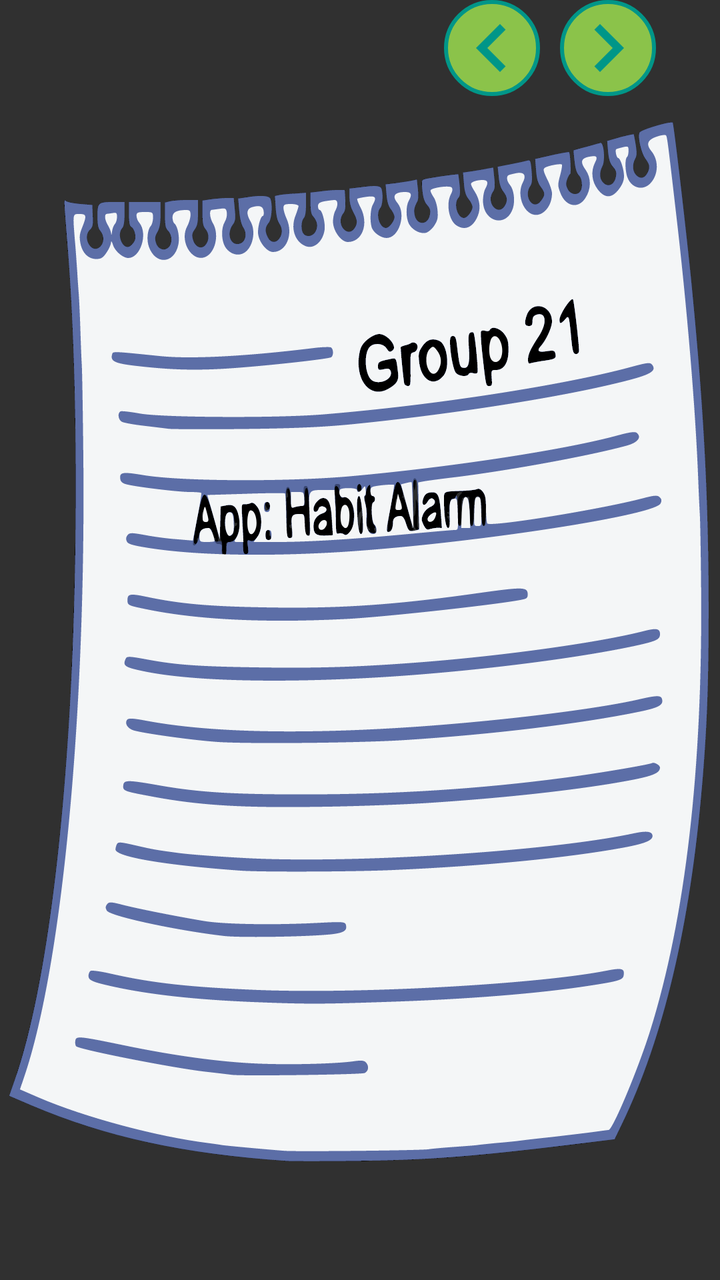
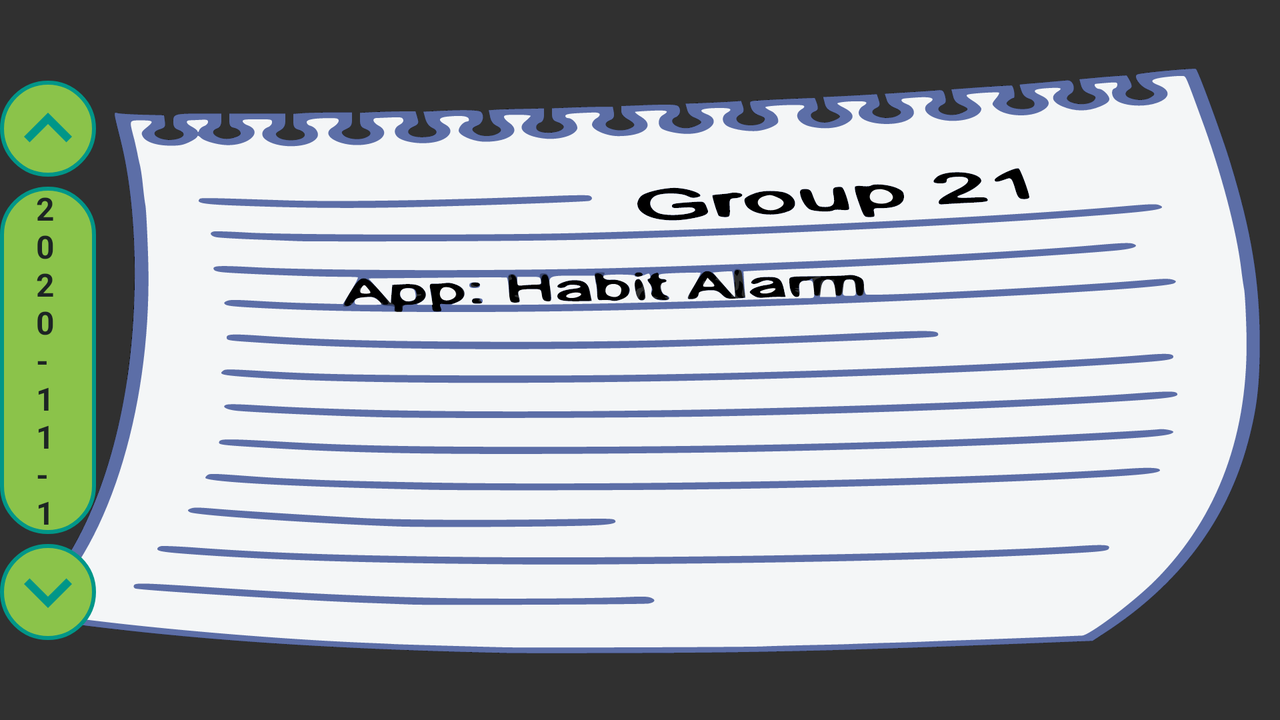

One screen, two layout resources from the same app: the default and the repository's alternative for another configuration. Each is rendered where Android would select it; the XML of both is given below.
<!-- AndroidManifest.xml: application theme SplashScreenTheme -->
<!-- res/layout/fragment_date_selector.xml -->
<?xml version="1.0" encoding="utf-8"?>
<layout xmlns:android="http://schemas.android.com/apk/res/android"
    xmlns:tools="http://schemas.android.com/tools"
    tools:context=".ui.home.DateSelectorFragment">

    <data>
        <variable
            name="viewModel"
            type="com.gm.habitalarm.ui.home.HabitViewModel" />
    </data>

    <LinearLayout
        android:layout_width="match_parent"
        android:layout_height="match_parent"
        android:orientation="horizontal">

        <Space
            android:layout_width="wrap_content"
            android:layout_height="wrap_content"
            android:layout_weight="1" />

        <ImageView
            android:layout_width="wrap_content"
            android:layout_height="wrap_content"
            android:background="@drawable/rounded_corner"
            android:onClick="@{() -> viewModel.changeToPreviousDate()}"
            android:src="@drawable/ic_arrow_left_48" />

        <TextView
            android:layout_width="wrap_content"
            android:layout_height="48dp"
            android:layout_marginLeft="5dp"
            android:layout_marginRight="5dp"
            android:layout_weight="2"
            android:background="@drawable/rounded_corner"
            android:gravity="center"
            android:text="@{viewModel.date.toString()}"
            android:textColor="@color/colorDarkBlack"
            android:textSize="18sp"
            android:textStyle="bold"
            tools:text="2020-11-1" />

        <ImageView
            android:layout_width="wrap_content"
            android:layout_height="wrap_content"
            android:background="@drawable/rounded_corner"
            android:onClick="@{() -> viewModel.changeToNextDate()}"
            android:src="@drawable/ic_arrow_right_48" />

        <Space
            android:layout_width="wrap_content"
            android:layout_height="wrap_content"
            android:layout_weight="1" />

    </LinearLayout>
</layout>
<!-- resources referenced by this layout -->
<resources>
  <color name="colorDarkBlack">#1D2424</color>
  <!-- drawable ic_arrow_left_48 (drawable) -->
  <vector android:height="48dp" android:tint="#009688"
      android:viewportHeight="24" android:viewportWidth="24"
      android:width="48dp" xmlns:android="http://schemas.android.com/apk/res/android">
      <path android:fillColor="@android:color/white" android:pathData="M15.41,16.59L10.83,12l4.58,-4.59L14,6l-6,6 6,6 1.41,-1.41z"/>
  </vector>
  <!-- drawable ic_arrow_right_48 (drawable) -->
  <vector android:height="48dp" android:tint="#009688"
      android:viewportHeight="24" android:viewportWidth="24"
      android:width="48dp" xmlns:android="http://schemas.android.com/apk/res/android">
      <path android:fillColor="@android:color/white" android:pathData="M8.59,16.59L13.17,12 8.59,7.41 10,6l6,6 -6,6 -1.41,-1.41z"/>
  </vector>
  <!-- drawable rounded_corner (drawable) -->
  <shape xmlns:android="http://schemas.android.com/apk/res/android">
      <stroke
          android:width="2dp"
          android:color="#009688" />
  
      <solid android:color="#8BC34A" />
  
      <corners
          android:radius="100dp" />
  </shape>
  <style name="SplashScreenTheme" parent="Theme.AppCompat.NoActionBar">
          
          <item name="android:background">@drawable/ic_splashscreen</item>
          <item name="android:windowNoTitle">true</item>
          <item name="android:windowActionBar">false</item>
          <item name="android:windowFullscreen">true</item>
      </style>
  <!-- drawable ic_splashscreen: vector/xml drawable (drawable, 43075 chars, omitted) -->
</resources>
<!-- res/layout-land/fragment_date_selector.xml (the repository's variant of the layout above) -->
<!-- drawn on the phone turned sideways -->
<?xml version="1.0" encoding="utf-8"?>
<layout xmlns:android="http://schemas.android.com/apk/res/android"
    xmlns:tools="http://schemas.android.com/tools"
    tools:context=".ui.home.DateSelectorFragment">

    <data>
        <variable
            name="viewModel"
            type="com.gm.habitalarm.ui.home.HabitViewModel" />
    </data>

    <LinearLayout
        android:layout_width="match_parent"
        android:layout_height="match_parent"
        android:orientation="vertical">

        <Space
            android:layout_width="wrap_content"
            android:layout_height="wrap_content"
            android:layout_weight="1" />

        <ImageView
            android:layout_width="wrap_content"
            android:layout_height="wrap_content"
            android:background="@drawable/rounded_corner"
            android:onClick="@{() -> viewModel.changeToPreviousDate()}"
            android:src="@drawable/ic_arrow_up_48" />

        <TextView
            android:layout_width="48dp"
            android:layout_height="wrap_content"
            android:layout_marginTop="5dp"
            android:layout_marginBottom="5dp"
            android:paddingLeft="18dp"
            android:paddingRight="18dp"
            android:background="@drawable/rounded_corner"
            android:gravity="left|center_vertical"
            android:textAlignment="gravity"
            android:text="@{viewModel.date.toString()}"
            android:textColor="@color/colorDarkBlack"
            android:textSize="16dp"
            android:textStyle="bold"
            tools:text="2020-11-1" />

        <ImageView
            android:layout_width="wrap_content"
            android:layout_height="wrap_content"
            android:background="@drawable/rounded_corner"
            android:onClick="@{() -> viewModel.changeToNextDate()}"
            android:src="@drawable/ic_arrow_down_48" />

        <Space
            android:layout_width="wrap_content"
            android:layout_height="wrap_content"
            android:layout_weight="1" />

    </LinearLayout>
</layout>
<!-- resources referenced by the variant -->
<!-- as the phone turned sideways resolves them -->
<resources>
  <color name="colorDarkBlack">#1D2424</color>
  <!-- drawable ic_arrow_down_48 (drawable) -->
  <vector android:height="48dp" android:tint="#009688"
      android:viewportHeight="24" android:viewportWidth="24"
      android:width="48dp" xmlns:android="http://schemas.android.com/apk/res/android">
      <path android:fillColor="@android:color/white" android:pathData="M7.41,8.59L12,13.17l4.59,-4.58L18,10l-6,6 -6,-6 1.41,-1.41z"/>
  </vector>
  <!-- drawable ic_arrow_up_48 (drawable) -->
  <vector android:height="48dp" android:tint="#009688"
      android:viewportHeight="24" android:viewportWidth="24"
      android:width="48dp" xmlns:android="http://schemas.android.com/apk/res/android">
      <path android:fillColor="@android:color/white" android:pathData="M7.41,15.41L12,10.83l4.59,4.58L18,14l-6,-6 -6,6z"/>
  </vector>
  <!-- drawable rounded_corner (drawable) -->
  <shape xmlns:android="http://schemas.android.com/apk/res/android">
      <stroke
          android:width="2dp"
          android:color="#009688" />
  
      <solid android:color="#8BC34A" />
  
      <corners
          android:radius="100dp" />
  </shape>
  <style name="SplashScreenTheme" parent="Theme.AppCompat.NoActionBar">
          
          <item name="android:background">@drawable/ic_splashscreen</item>
          <item name="android:windowNoTitle">true</item>
          <item name="android:windowActionBar">false</item>
          <item name="android:windowFullscreen">true</item>
      </style>
  <!-- drawable ic_splashscreen: vector/xml drawable (drawable, 43075 chars, omitted) -->
</resources>
